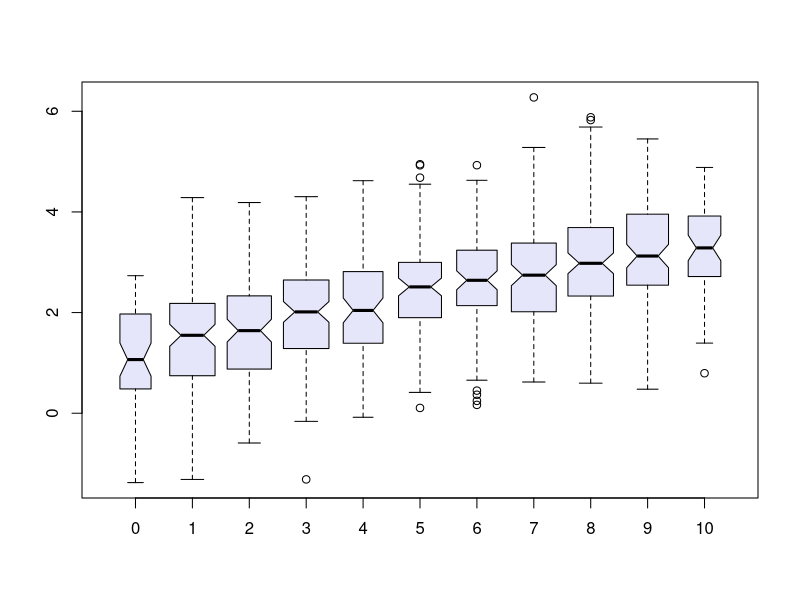
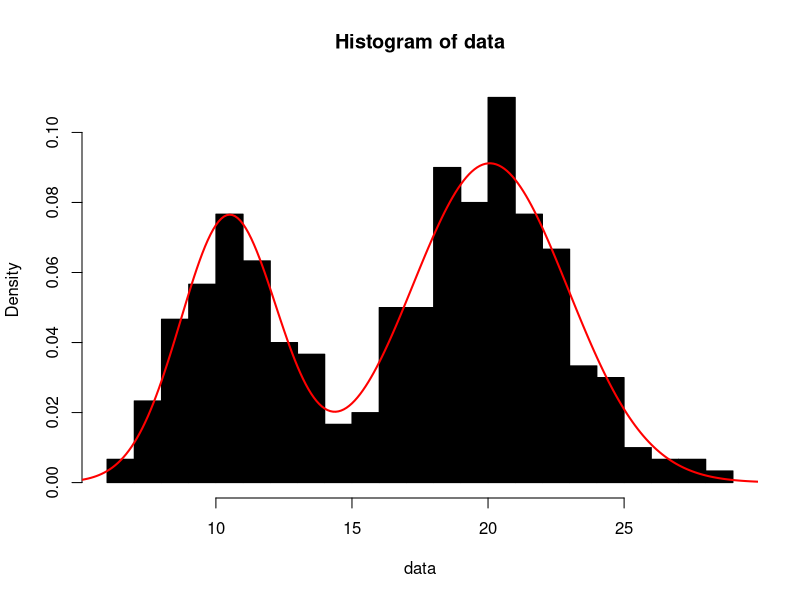

The R source for these figures, in order:
require(stats); require(graphics)
n <- 10; nn <- 100
g <- factor(round(n * runif(n * nn)))
x <- rnorm(n * nn) + sqrt(as.numeric(g))
xg <- split(x, g)
boxplot(xg, col = "lavender", notch = TRUE, varwidth = TRUE)
sapply(xg, length)
sapply(xg, mean)

require(VGAM)
set.seed(12345)

# Create a binormal distribution with means 10 and 20
data <- c(rnorm(100, 10, 1.5), rnorm(200, 20, 3))

# Initial parameters for minimization algorithm
# You may want to create some logic to estimate this a priori... not always easy but possible
# m, m2: Means - s, s2: SDs - w: relative weight of the first distribution (the second is 1-w)
init.params <- list(m=5, m2=8, s=1, s2=1, w=0.5)

fit <<- vglm(data ~ 1, mix2normal(eq.sd=FALSE), 
             iphi=init.params$w, imu=init.params$m, imu2=init.params$m2, 
             isd1=init.params$s, isd2=init.params$s2)

# Calculated parameters
pars = as.vector(coef(fit))
w = logit(pars[1], inverse=TRUE)
m1 = pars[2]
sd1 = exp(pars[3])
m2 = pars[4]
sd2 = exp(pars[5])

# Plot an histogram of the data
hist(data, 30, col="black", freq=F)
# Superimpose the fitted distribution
x <- seq(0, 30, 0.1)
points(x, w*dnorm(x, m1, sd1)+(1-w)*dnorm(x,m2,sd2), "l", col="red", lwd=2)
